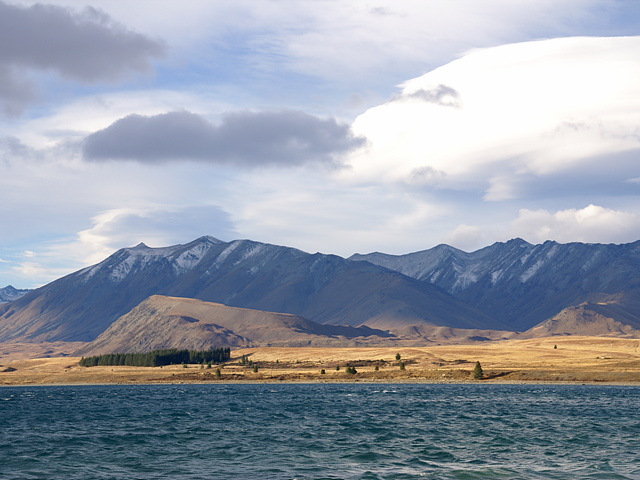
#> input picture reference-opencv/opencv-basics-transform/data/tekapo.bmp, 640 x 480 px
$ python flip.py
#> lines starting #> are read from the running program, lines starting #| are printed output that depends on the picture
import cv2
import numpy as np
import sys

src = cv2.imread('./data/tekapo.bmp', cv2.IMREAD_COLOR)
#> src is the input picture: shape (480, 640, 3); mean B, G, R 169.8, 157.4, 149.7

if src is None:
    print('Image load failed')
    sys.exit()

flipcode= 0
# flipcode:
# 0: up-down conversion
# 1: left-right conversion
# -1: left-rigth, up-down conversion
flipped = cv2.flip(src, flipcode)
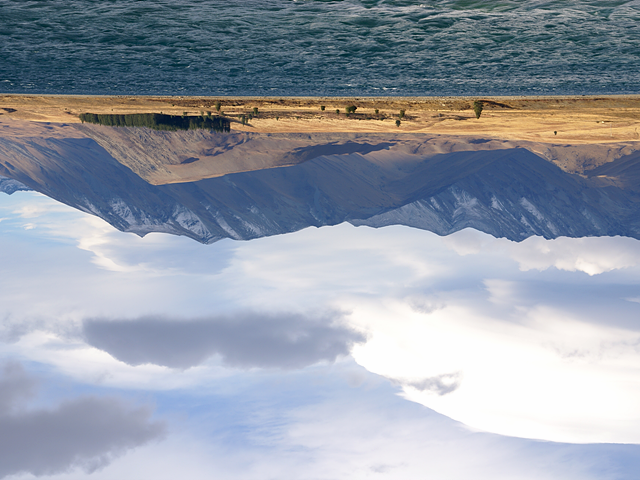
#> flipped: shape (480, 640, 3); mean B, G, R 169.8, 157.4, 149.7

cv2.imshow('src', src)
cv2.imshow('flipped', flipped)
cv2.waitKey()
cv2.destroyAllWindows()

$ run again, with reference-opencv/opencv-basics-transform/data/cat.bmp copied over reference-opencv/opencv-basics-transform/data/tekapo.bmp
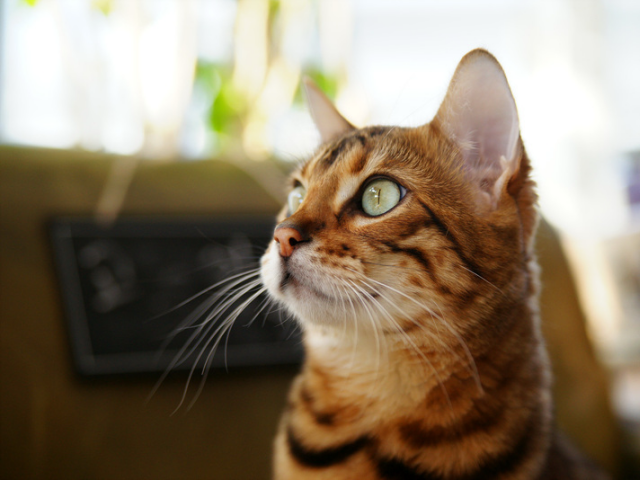
#> input picture reference-opencv/opencv-basics-transform/data/cat.bmp, 640 x 480 px
#> src is the input picture: shape (480, 640, 3); mean B, G, R 104.5, 125.6, 140.8
#> `flipped = cv2.flip(src, flipcode)`:
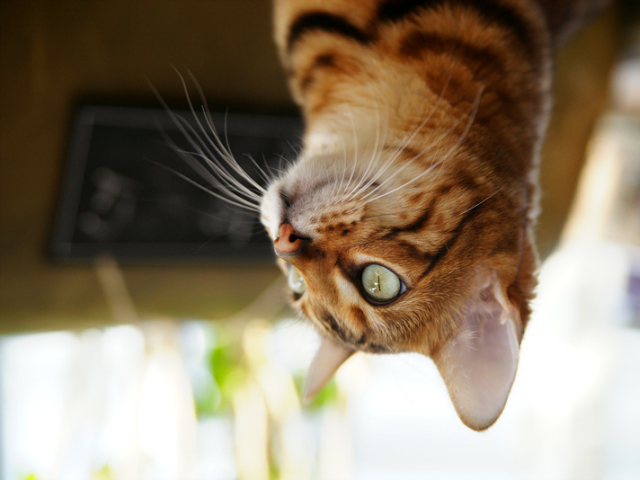
#> flipped: shape (480, 640, 3); mean B, G, R 104.5, 125.6, 140.8

$ run again, with reference-opencv/opencv-basics-transform/data/rose.bmp copied over reference-opencv/opencv-basics-transform/data/tekapo.bmp
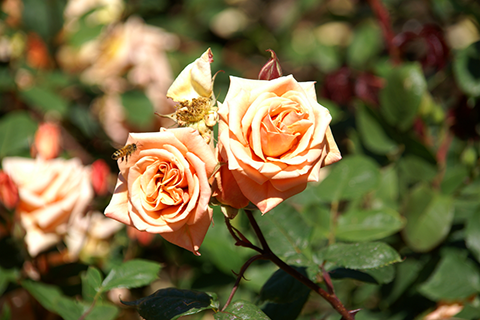
#> input picture reference-opencv/opencv-basics-transform/data/rose.bmp, 480 x 320 px
#> src is the input picture: shape (320, 480, 3); mean B, G, R 63.1, 103.6, 116.2
#> `flipped = cv2.flip(src, flipcode)`:
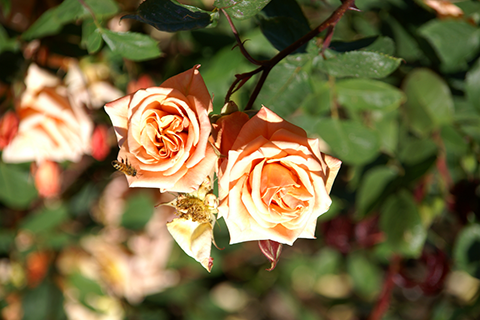
#> flipped: shape (320, 480, 3); mean B, G, R 63.1, 103.6, 116.2
